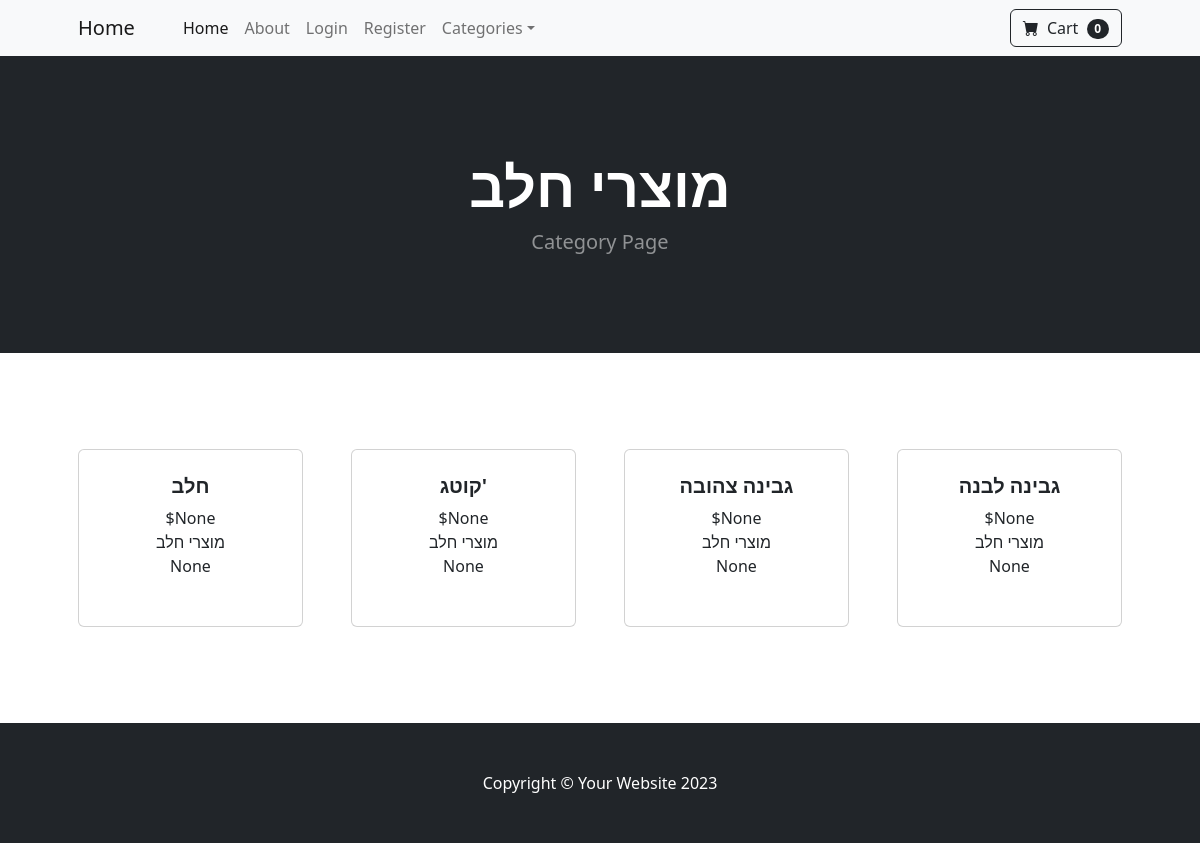
The app's page /category/מוצרי חלב, older data.
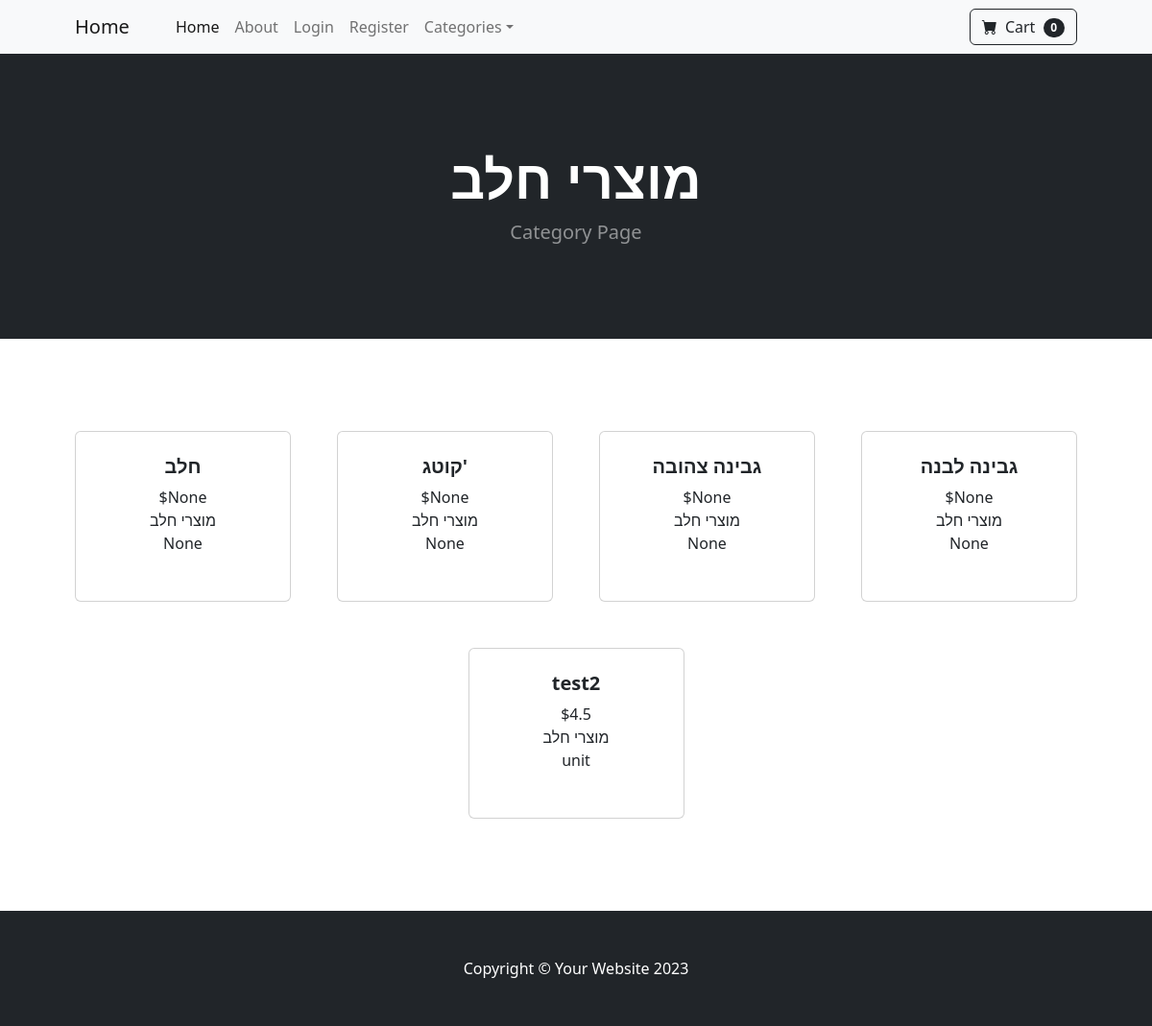
The same page, newer data.
### tables this page shows
CREATE TABLE categories (
        id INTEGER PRIMARY KEY AUTOINCREMENT,
        name TEXT UNIQUE NOT NULL
    );

CREATE TABLE products (
        id INTEGER PRIMARY KEY AUTOINCREMENT,
        name TEXT NOT NULL,
        unit TEXT ,
        price REAL,
        category_id INTEGER,
        FOREIGN KEY (category_id) REFERENCES categories(id)
    );

### app.py (the view)
@app.route('/category/<category_name>')
def category_name(category_name):
    cat_items = database_read(f"select p.*,cat.name as catName from products p left JOIN categories  cat on category_id = cat.id where cat.name ='{category_name}';")
    return render_template('category.html', cat=category_name,cat_items=cat_items)

### HandelDB.py (called while the page is built)
def database_read(sql,data=None):
    connection = sqlite3.connect(database_filename)
    connection.row_factory = sqlite3.Row
    db = connection.cursor()
    if data:
         db.execute(sql, data)
    else:
         db.execute(sql)
    records = db.fetchall()
    rows = [dict(record) for record in records]
    db.close()
    connection.close()
    return rows

### app.py (called while the page is built)
@app.context_processor
def inject_user():
    return dict(user=flask_login.current_user)

@app.teardown_appcontext
def close_connection(exception):
    db = getattr(g, '_database', None)
    if db is not None:
        db.close()

### templates/category.html
{% extends 'base.html' %}
{% block content %}
        <header class="bg-dark py-5">
            <div class="container px-4 px-lg-5 my-5">
                <div class="text-center text-white">
                    <h1 class="display-4 fw-bolder">{{cat}}</h1>
                    <p class="lead fw-normal text-white-50 mb-0">Category Page</p>
                </div>
            </div>
        </header>
        <section class="py-5">
            <div class="container px-4 px-lg-5 mt-5">
                <div class="row gx-4 gx-lg-5 row-cols-2 row-cols-md-3 row-cols-xl-4 justify-content-center">
                    {%for product in cat_items%}
                    <div class="col mb-5">
                        <div class="card h-100">
                            <div class="card-body p-4">
                                <div class="text-center">
                                    <h5 class="fw-bolder">{{product.name}}</h5>
                                    ${{product.price}}
                                    <br>
                                    {{product.catName}}
                                    <br>
                                    {{product.unit}}
                                </div>
                            </div>
                            <div class="card-footer p-4 pt-0 border-top-0 bg-transparent">
                            </div>
                        </div>
                    </div>
                    {% endfor%}
                </div>
            </div>
        </section>
    {% endblock %}

### templates/base.html (shortened to what this page needs)
<!DOCTYPE html>
<html lang="en">
    <head>
        <link href="https://cdn.jsdelivr.net/npm/bootstrap-icons@1.5.0/font/bootstrap-icons.css" rel="stylesheet" />
    <link href="https://cdn.jsdelivr.net/npm/bootstrap@5.0.2/dist/css/bootstrap.min.css" rel="stylesheet">
        <link rel="stylesheet" href="https://cdnjs.cloudflare.com/ajax/libs/font-awesome/4.7.0/css/font-awesome.min.css">
        <link href="/static/styles.css" rel="stylesheet" />
                <link rel='stylesheet' href='https://cdn.jsdelivr.net/npm/sweetalert2@7.12.15/dist/sweetalert2.min.css'></link>
    </head>
    <body>
        {% include 'navbar.html' %}
         {% block content %}
         {% endblock %}
        <footer class="py-5 bg-dark">
            <div class="container"><p class="m-0 text-center text-white">Copyright &copy; Your Website 2023</p></div>
        </footer>
    </body>
</html>

### templates/navbar.html (shortened to what this page needs)
<nav class="navbar navbar-expand-lg navbar-light bg-light">
    <div class="container px-4 px-lg-5">
        <a class="navbar-brand" href="{{ url_for('index') }}">Home</a>
        <div class="collapse navbar-collapse" id="navbarSupportedContent">
            <ul class="navbar-nav me-auto mb-2 mb-lg-0 ms-lg-4">
                <li class="nav-item"><a class="nav-link active" aria-current="page" href="{{ url_for('index') }}">Home</a></li>
                <li class="nav-item"><a class="nav-link" href="{{ url_for('logout_page') }}">About</a></li>
                 {%if user.is_authenticated%}
                 <li class="nav-item"><a class="nav-link" href="{{ url_for('logout_page') }}">Logout</a></li>
                 {%else%}
                <li class="nav-item"><a class="nav-link" href="{{ url_for('login_page') }}">Login</a></li>
                <li class="nav-item"><a class="nav-link" href="{{ url_for('registration_page') }}">Register</a></li>
                {%endif%}
                <li class="nav-item dropdown">
                    <a class="nav-link dropdown-toggle" id="navbarDropdown" href="#" role="button" data-bs-toggle="dropdown" aria-expanded="false">Categories</a>
                </li>
            </ul>
            <form class="d-flex">
                <button class="btn btn-outline-dark" type="submit">
                    <i class="bi-cart-fill me-1"></i>
                    Cart
                    <span class="badge bg-dark text-white ms-1 rounded-pill">0</span>
                </button>
            </form>
        </div>
    </div>
</nav>

Row changes from the older to the newer data that the page shows:
added products: name "test2", price "4.5", catName "מוצרי חלב", unit "unit"
